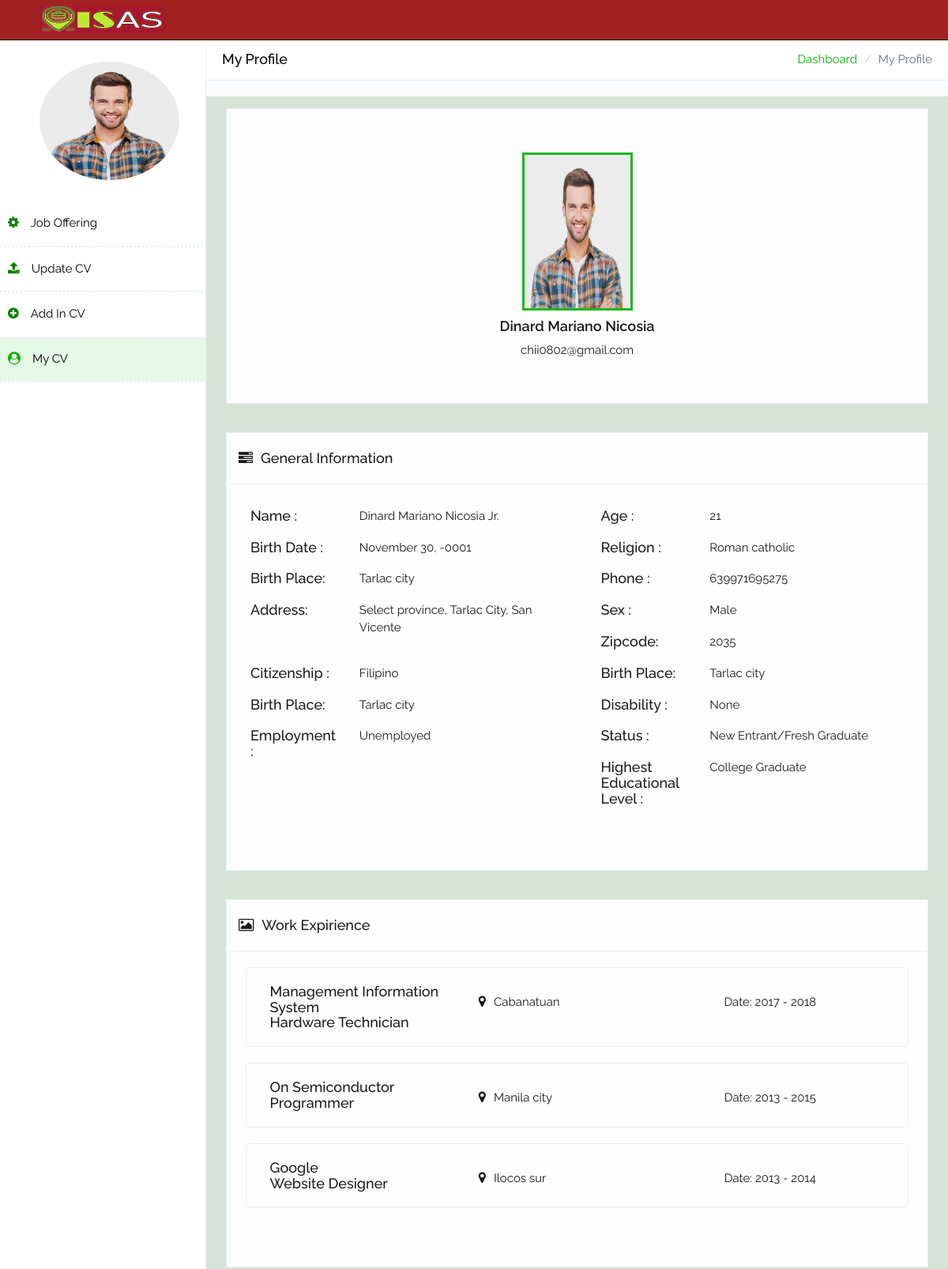
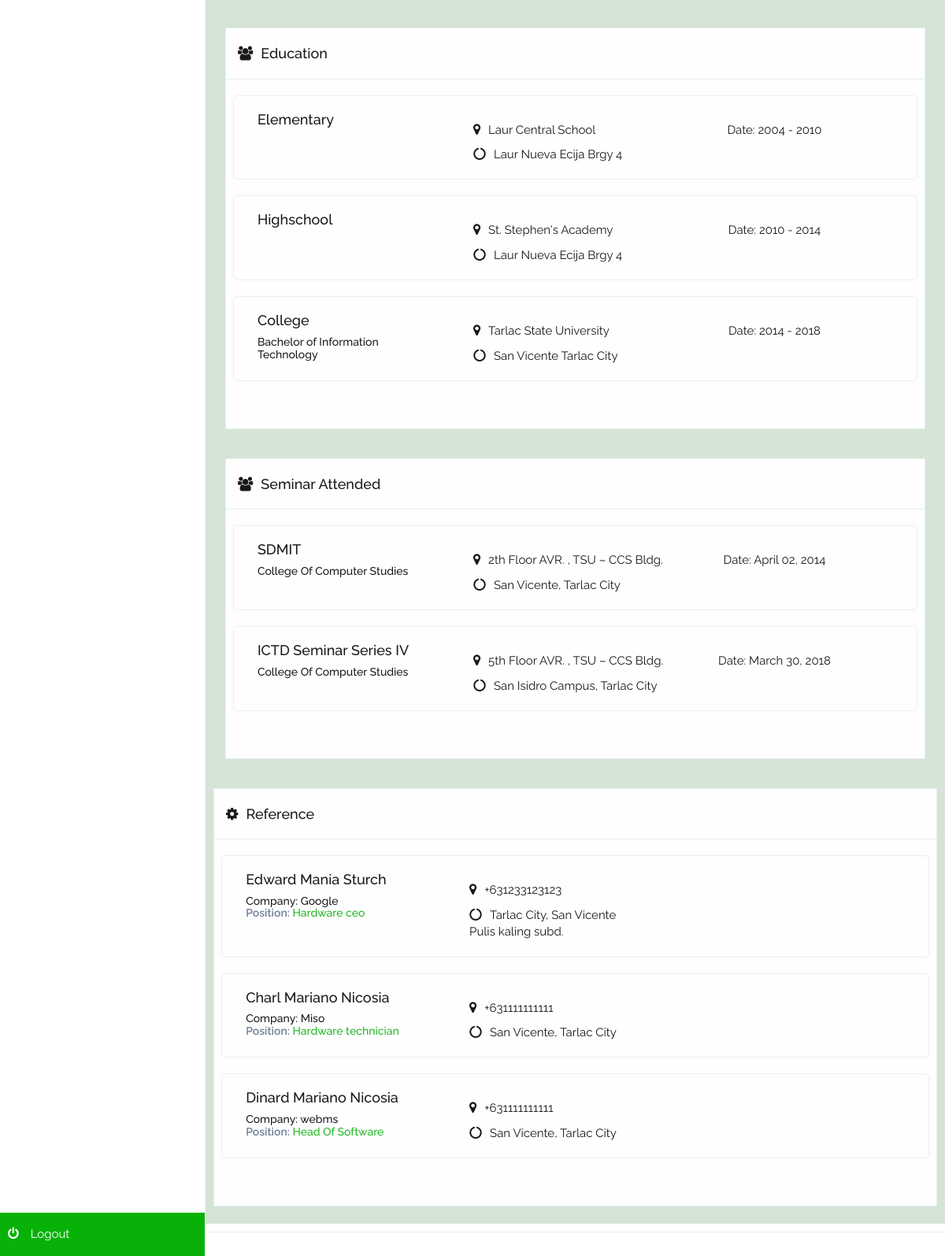
Screenshot of /user/my-profile.php (signed in) with the database file from the repository (2 pictures, top to bottom).
### tables this page shows
CREATE TABLE `appl_info` (
  `appl_id` int(11) NOT NULL,
  `acct_id` int(11) NOT NULL,
  `appl_fname` char(100) NOT NULL,
  `appl_lname` char(100) NOT NULL,
  `appl_mname` char(100) NOT NULL,
  `appl_img` char(100) NOT NULL,
  `appl_birthp` varchar(200) NOT NULL,
  `appl_birthd` date NOT NULL,
  `appl_age` char(10) NOT NULL,
  `appl_nationality` char(100) NOT NULL,
  `appl_religion` char(100) NOT NULL,
  `appl_sex` char(30) NOT NULL,
  `appl_civils` char(30) NOT NULL,
  `appl_prov` varchar(100) NOT NULL,
  `appl_street` varchar(100) NOT NULL,
  `appl_zipc` char(50) NOT NULL,
  `appl_email` char(50) NOT NULL,
  `appl_contactn` char(20) NOT NULL,
  `appl_sname` char(50) NOT NULL,
  `appl_disability` char(50) NOT NULL,
  `appl_employed` char(50) NOT NULL,
  `appl_employed_status` char(50) NOT NULL,
  `appl_educational_attain` char(100) NOT NULL,
  `appl_log_date` date NOT NULL
);

CREATE TABLE `appl_info_exp` (
  `exp_id` int(11) NOT NULL,
  `acct_id` int(11) NOT NULL,
  `exp_title` char(50) NOT NULL,
  `exp_company` char(50) NOT NULL,
  `exp_position` char(50) NOT NULL,
  `exp_desc` varchar(400) NOT NULL,
  `exp_date_start` date NOT NULL,
  `exp_date_end` date NOT NULL
);

CREATE TABLE `appl_info_edu` (
  `edu_id` int(11) NOT NULL,
  `acct_id` int(11) NOT NULL,
  `edu_name` char(100) NOT NULL,
  `edu_title` char(50) NOT NULL,
  `edu_addr` varchar(200) NOT NULL,
  `edu_date_grad_start` date NOT NULL,
  `edu_date_grad_end` date NOT NULL,
  `edu_course` char(100) NOT NULL,
  `edu_course_major` char(50) NOT NULL
);

CREATE TABLE `appl_info_seminar` (
  `seminar_id` int(11) NOT NULL,
  `acct_id` int(11) NOT NULL,
  `seminar_title` char(100) NOT NULL,
  `seminar_date` date NOT NULL,
  `seminar_addr` char(200) NOT NULL,
  `seminar_orga` char(100) NOT NULL,
  `seminar_vp` char(200) NOT NULL
);

CREATE TABLE `appl_info_ref` (
  `ref_id` int(11) NOT NULL,
  `acct_id` int(11) NOT NULL,
  `ref_fname` char(50) NOT NULL,
  `ref_lname` char(50) NOT NULL,
  `ref_mname` char(50) NOT NULL,
  `ref_company` char(50) NOT NULL,
  `ref_position` char(50) NOT NULL,
  `ref_address` varchar(200) NOT NULL,
  `ref_contact` char(50) NOT NULL,
  `ref_image` char(100) NOT NULL
);

### user/my-profile.php (the view, shortened to what this page needs)
<?php
  $fk = $_SESSION['num'];
?>
<!DOCTYPE html>
<html class="no-js" lang="zxx">
<head>
		<link href="assets/css/bootstrap.css" rel="stylesheet" />
		<link href="assets/css/font-awesome.css" rel="stylesheet" />
		<link href="assets/css/line-font.css" rel="stylesheet" />
		<link href="assets/css/dropzone.css" rel="stylesheet" />
		<link href="assets/css/bootstrap-wysihtml5.css" rel="stylesheet" />
		<link href="assets/css/custom.css" rel="stylesheet" />
	</head>
	<body>
		<div id="wrapper">
			<div class="navbar navbar-inverse navbar-fixed-top" >
				<div class="container">
					<div class="navbar-header">
						<a class="navbar-brand" href="index.php"><img src="assets/img/logo.png" class="img-responsive" alt=""></a>
					</div>
					<div class="navbar-collapse">
						<ul class="nav navbar-top-links navbar-right">
							  <?php
      $four = mysql_query("SELECT * FROM appl_info WHERE acct_id = '$fk'  ");
  while ($row = mysql_fetch_array($four)) {
   $date=date_create($row['appl_birthd']);
$format =  date_format($date," F  d,  Y ");
			echo'
						</ul>
					</div>
				</div>
			</div>
       <nav class="navbar navbar-side">
				<div class="sidebar-collapse">
					<div style="margin-top:10%; margin-left: 10%; margin-bottom: 10%;margin-right: 10%;">
						<span >
						<img src="assets/img/'.$row["appl_img"] .'"  class="img-responsive img-circle" style="height: 150px;  padding-left: 10%;padding-right: 10%; width:100%;">
					</span>
					</div>
					<ul class="nav" id="main-menu">
						<li class="">
							<a href="index.php"><i class="fa fa-cog" aria-hidden="true"></i>Job Offering</a>
						</li>
						<li>
							<li >
							<a href="javascript:void(0)"><i class="fa fa-upload" aria-hidden="true"></i>Update CV <span class="fa arrow"></span></a>
						</li>
						</li>
						<li>
							<li >
							<a href="javascript:void(0)"><i class="fa fa-plus-circle" aria-hidden="true"></i>Add in CV <span class="fa arrow"></span></a>
						</li>
						</li>
						<li class="active">
							<a href="my-profile.php"><i class="fa fa-user-circle" aria-hidden="true"></i>My CV</a>
						</li>
						<li class="log-off">
							<a href="log-off.html"><i class="fa fa-power-off" aria-hidden="true"></i>Logout</a>
						</li>
					</ul>
				</div>
			</nav>
			<div id="page-wrapper" >
				 <div class="row bg-title">
					<div class="col-lg-3 col-md-4 col-sm-4 col-xs-12">
						<h4 class="page-title">My Profile</h4>
					</div>
					<div class="col-lg-9 col-sm-8 col-md-8 col-xs-12">
						<ol class="breadcrumb">
							<li><a href="index.php">Dashboard</a></li>
							<li class="active">My Profile</li>
						</ol>
					</div>
				</div>
				<div id="page-inner">
				   <div class="row">
						<div class="col-md-12">
							<div class="add-job_container">
								<div class="job-box">
									<div class="row no-ext-mrg sm-plix">
										<div class="col-sm-6 col-sm-8 col-sm-offset-2 col-md-offset-3">
											<div class="main-profile-detail">
												<img src="assets/img/'. $row["appl_img"] .'" alt="" class=" img-responsive" style="height:200px;">
												<h4>'. $row["appl_fname"] ." " .$row["appl_mname"]." " .$row["appl_lname"].'</h4>
												<span class="mail">'. $row["appl_email"] .'</span>
											</div>
										</div>
									</div>
								</div>
								<div class="job-box">
									<div class="job-box-filter">
										<div class="row">
											<div class="col-md-6 col-sm-6">
												<h4><i class="fa fa-tasks" aria-hidden="true"></i>General Information</h4>
											</div>
										</div>
									</div>
									<div class="row no-ext-mrg sm-plix">
										<div class="col-sm-6">
											<div class="col-sm-4"><h4 class="text-uppercase">Name :</strong></div></h4>
              								<div class="col-sm-8" style="padding-top:10px; ">'. $row["appl_fname"] ." " .$row["appl_mname"]." " .$row["appl_lname"]." " .$row["appl_sname"].'</div>
										</div>
										<div class="col-sm-6">
											<div class="col-sm-4"><h4 class="text-uppercase">Age :</strong></div></h4>
              								<div class="col-sm-8" style="padding-top:10px;">'. $row["appl_age"] .'</div>
										</div>
											<div class="row no-ext-mrg sm-plix">
										<div class="col-sm-6">
											<div class="col-sm-4"><h4 class="text-uppercase">Birth Date :</strong></div></h4>
              								<div class="col-sm-8" style="padding-top:10px; ">'. $format .'</div>
										</div>
										<div class="col-sm-6">
											<div class="col-sm-4"><h4 class="text-uppercase">Religion :</strong></div></h4>
              								<div class="col-sm-8" style="padding-top:10px;">'. $row["appl_religion"] .'</div>
										</div>
										<div class="col-sm-6">
											<div class="col-sm-4"><h4 class="text-uppercase">Birth Place:</strong></div></h4>
              								<div class="col-sm-8" style="padding-top:10px; ">'. $row["appl_birthp"] .'</div>
										</div>
										<div class="col-sm-6">
											<div class="col-sm-4"><h4 class="text-uppercase">Phone :</strong></div></h4>
              								<div class="col-sm-8" style="padding-top:10px;">'. $row["appl_contactn"] .'</div>
										</div>
										<div class="col-sm-6">
											<div class="col-sm-4"><h4 class="text-uppercase">Address:</strong></div></h4>
              								<div class="col-sm-8" style="padding-top:10px; ">'. $row["appl_prov"] . ", " . $row["appl_street"] .'</div>
										</div>
										<div class="col-sm-6">
											<div class="col-sm-4"><h4 class="text-uppercase">Sex :</strong></div></h4>
              								<div class="col-sm-8" style="padding-top:10px;">'. $row["appl_sex"] .'</div>
										</div>
										<div class="col-sm-6">
											<div class="col-sm-4"><h4 class="text-uppercase">Zipcode:</strong></div></h4>
              								<div class="col-sm-8" style="padding-top:10px; ">'. $row["appl_zipc"] .'</div>
										</div>
										<div class="col-sm-6">
											<div class="col-sm-4"><h4 class="text-uppercase">Citizenship :</strong></div></h4>
              								<div class="col-sm-8" style="padding-top:10px;">'. $row["appl_nationality"] .'</div>
										</div>
										<div class="col-sm-6">
											<div class="col-sm-4"><h4 class="text-uppercase">Birth Place:</strong></div></h4>
              								<div class="col-sm-8" style="padding-top:10px; ">'. $row["appl_birthp"] .'</div>
										</div>
										<div class="col-sm-6">
											<div class="col-sm-4"><h4 class="text-uppercase">Birth Place:</strong></div></h4>
              								<div class="col-sm-8" style="padding-top:10px; ">'. $row["appl_birthp"] .'</div>
										</div>
										<div class="col-sm-6">
											<div class="col-sm-4"><h4 class="text-uppercase">Disability :</strong></div></h4>
              								<div class="col-sm-8" style="padding-top:10px;">'. $row["appl_disability"] .'</div>
										</div>
										<div class="col-sm-6">
											<div class="col-sm-4"><h4 class="text-uppercase">Employment :</strong></div></h4>
              								<div class="col-sm-8" style="padding-top:10px;">'. $row["appl_employed"] .'</div>
										</div>
										<div class="col-sm-6">
											<div class="col-sm-4"><h4 class="text-uppercase">Status :</strong></div></h4>
              								<div class="col-sm-8" style="padding-top:10px;">'. $row["appl_employed_status"] .'</div>
										</div>
										<div class="col-sm-6">
											<div class="col-sm-4"><h4 class="text-uppercase">Highest Educational Level :</strong></div></h4>
              								<div class="col-sm-8" style="padding-top:10px;padding-left:15px;">'. $row["appl_educational_attain"] .'</div>
										</div>
									</div>
								</div></div>';
		}
			?>
						<div class="job-box">
							<div class="job-box-filter">
								<div class="row">
									<div class="col-md-6 col-sm-6">
										<h4><i class="fa fa-picture-o" aria-hidden="true"></i>Work Expirience</h4>
									</div>
								</div>
							</div>
							<div class="row no-ext-mrg sm-plix">
								<div class="col-sm-12">
									<?php
   $five = mysql_query("SELECT * FROM appl_info_exp WHERE acct_id = '$fk'  ");
      while ($row = mysql_fetch_array($five)) {
      $date_start=date_create($row['exp_date_start']);
      $date_end=date_create($row['exp_date_end']);
      $format_start =  date_format($date_start,"  Y ");
      $format_end =  date_format($date_end,"  Y ");
  echo'
									<div class="brows-job-list">
									<div class="col-md-4 col-sm-4">
										<div class="brows-job-position">
											<h4>'. $row["exp_company"] .'</h>
											<p><span>'. $row["exp_position"] .'</span></p>
										</div>
									</div>
									<div class="col-md-4 col-sm-4">
										<div class="brows-job-location">
											<p><i class="fa fa-map-marker"></i>'. $row["exp_desc"] .'</p>
										</div>
									</div>
									<div class="col-md-3 col-sm-3">
										<div class="job-action">
											<p><span class="brows-job-status"><strong>Date:</strong> '.$format_start. " - " .$format_end . '</span></p>
										</div>
									</div>
								</div>
							';
					}
						?>
						</div></div></div>
								<div class="job-box">
									<div class="job-box-filter">
										<div class="row">
											<div class="col-md-6 col-sm-6">
												<h4><i class="fa fa-users" aria-hidden="true"></i>Education</h4>
											</div>
										</div>
									</div>
									<?php
			          $five = mysql_query("SELECT * FROM appl_info_edu WHERE acct_id = '$fk'  ORDER BY edu_date_grad_start ASC ");
              while ($row = mysql_fetch_array($five)) {
              $date_start=date_create($row['edu_date_grad_start']);
              $date_end=date_create($row['edu_date_grad_end']);
              $format_start =  date_format($date_start,"  Y ");
              $format_end =  date_format($date_end," Y ");
			          echo'
			          			<div class="brows-job-list">
											<div class="col-md-4 col-sm-4">
												<div class="brows-job-position">
													<h4>'. $row["edu_title"] .'</h>
													<h5>'. $row["edu_course"] .'</h>
												</div>
											</div>
											<div class="col-md-4 col-sm-4">
												<div class="brows-job-location">
													<p><i class="fa fa-map-marker"></i>'. $row["edu_name"] .'</p>
														<p class="category"> <i class="fa fa-circle-o-notch"></i>'. $row["edu_addr"] .'</p>
												</div>
											</div>
											<div class="col-md-3 col-sm-3">
												<div class="job-action">
													<p><span class="brows-job-status"><strong>Date:</strong> ' . $format_start. " - " .$format_end . '</span></p>
												</div>
											</div>
										</div>
									';
							}
								?>
									</div>
								<div class="job-box">
									<div class="job-box-filter">
										<div class="row">
											<div class="col-md-6 col-sm-6">
												<h4><i class="fa fa-users" aria-hidden="true"></i>Seminar Attended</h4>
											</div>
										</div>
									</div>
									<?php
			          $six = mysql_query("SELECT * FROM appl_info_seminar WHERE acct_id = '$fk'  ORDER BY seminar_date ASC ");
              while ($row = mysql_fetch_array($six)) {
              $date_start=date_create($row['seminar_date']);
              $format_start =  date_format($date_start,"  F  d,  Y ");
			          echo'
			          			<div class="brows-job-list">
											<div class="col-md-4 col-sm-4">
												<div class="brows-job-position">
													<h4>'. $row["seminar_title"] .'</h>
													<h5>'. $row["seminar_orga"] .'</h>
												</div>
											</div>
											<div class="col-md-4 col-sm-4">
												<div class="brows-job-location">
													<p><i class="fa fa-map-marker"></i>'. $row["seminar_vp"] .'</p>
														<p class="category"> <i class="fa fa-circle-o-notch"></i>'. $row["seminar_addr"] .'</p>
												</div>
											</div>
											<div class="col-md-3 col-sm-3">
												<div class="job-action">
													<p><span class="brows-job-status"><strong>Date:</strong> ' . $format_start . '</span></p>
												</div>
											</div>
										</div>
									';
							}
								?>
									</div>
								</div>
							</div>
								<div class="job-box">
									<div class="job-box-filter">
										<div class="row">
											<div class="col-md-6 col-sm-6">
												<h4><i class="fa fa-cog" aria-hidden="true"></i>Reference</h4>
											</div>
										</div>
									</div>
									<?php
			         $seven = mysql_query("SELECT * FROM appl_info_ref WHERE acct_id = '$fk'  ");
              while ($row = mysql_fetch_array($seven)) {
        echo'
			          			<div class="brows-job-list">
											<div class="col-md-4 col-sm-4">
												<div class="brows-job-position">
													<h4>'. $row["ref_fname"] ." ". $row["ref_mname"] ." ". $row["ref_lname"] .'</h>
													<h5>Company: '.$row["ref_company"] .'</h>
													<p><span class="brows-job-status"><strong>Position:</strong> ' .$row["ref_position"] . '</span></p>
												</div>
											</div>
											<div class="col-md-3 col-sm-3">
												<div class="brows-job-location">
													<p><i class="fa fa-map-marker"></i>'. $row["ref_contact"] .'</p>
														<p class="category"> <i class="fa fa-circle-o-notch"></i>'. $row["ref_address"] .'</p>
												</div>
											</div>
											<div class="col-md-3 col-sm-3">
												<div class="job-action">
												</div>
											</div>
										</div>
									';
							}
								?>
									</div>
								</div>
						</div>
					</div>
				</div>
			<footer class="main-footer">
			</footer>
	</body>
</html>

### rows the page displays
appl_info: appl_img (picture), appl_fname "Dinard", appl_mname "Mariano", appl_lname "Nicosia", appl_email "chii0802@gmail.com", appl_sname "Jr.", appl_age "21", appl_birthd "November 30, -0001", appl_religion "Roman catholic", appl_birthp "Tarlac city", appl_contactn "639971695275", appl_prov "Select province", appl_street "Tarlac City, San Vicente", appl_sex "Male", appl_zipc "2035", appl_nationality "Filipino", appl_disability "None", appl_employed "Unemployed", appl_employed_status "New Entrant/Fresh Graduate", appl_educational_attain "College Graduate"
appl_info_exp: exp_company "Management Information System", exp_position "Hardware Technician", exp_desc "Cabanatuan", exp_date_start "2017", exp_date_end "2018"
appl_info_exp: exp_company "On Semiconductor", exp_position "Programmer", exp_desc "Manila city", exp_date_start "2013", exp_date_end "2015"
appl_info_exp: exp_company "Google", exp_position "Website Designer", exp_desc "Ilocos sur", exp_date_start "2013", exp_date_end "2014"
appl_info_edu: edu_title "Elementary", edu_name "Laur Central School", edu_addr "Laur Nueva Ecija Brgy 4", edu_date_grad_start "2004", edu_date_grad_end "2010"
appl_info_edu: edu_title "Highschool", edu_name "St. Stephen's Academy", edu_addr "Laur Nueva Ecija Brgy 4", edu_date_grad_start "2010", edu_date_grad_end "2014"
appl_info_edu: edu_title "College", edu_course "Bachelor of Information Technology", edu_name "Tarlac State University", edu_addr "San Vicente Tarlac City", edu_date_grad_start "2014", edu_date_grad_end "2018"
appl_info_seminar: seminar_title "SDMIT", seminar_orga "College Of Computer Studies", seminar_vp "2th Floor AVR. , TSU – CCS Bldg.", seminar_addr "San Vicente, Tarlac City", seminar_date "April 02, 2014"
appl_info_seminar: seminar_title "ICTD Seminar Series IV", seminar_orga "College Of Computer Studies", seminar_vp "5th Floor AVR. , TSU – CCS Bldg.", seminar_addr "San Isidro Campus, Tarlac City", seminar_date "March 30, 2018"
appl_info_ref: ref_fname "Edward", ref_mname "Mania", ref_lname "Sturch", ref_company "Google", ref_position "Hardware ceo", ref_contact "+631233123123", ref_address "Tarlac City, San Vicente Pulis kaling subd."
appl_info_ref: ref_fname "Charl", ref_mname "Mariano", ref_lname "Nicosia", ref_company "Miso", ref_position "Hardware technician", ref_contact "+631111111111", ref_address "San Vicente, Tarlac City"
appl_info_ref: ref_fname "Dinard", ref_mname "Mariano", ref_lname "Nicosia", ref_company "webms", ref_position "Head Of Software", ref_contact "+631111111111", ref_address "San Vicente, Tarlac City"
